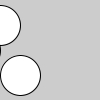
Frame 1 (no input)
Frame 60 (the mouse pressed at the canvas centre just before this capture): identical to frame 1, image omitted
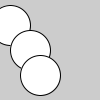
Frame 120 (the mouse held since frame 60 and released just before this capture)

The Processing sketch that drew these frames (run headless with seeded random() and noise(); from frame 60 on, the mouse is pressed at the canvas centre):

// Processing sketch: sketch_20_08
// ── sketch_20_08.pde
void setup(){
  size(100,100);
}

void draw(){
  background(204);
  float x1 = map(mouseX, 0, width, 0, 20);
  float x2 = map(mouseX, 0, width, -20, 80);
  float x3 = map(mouseX, 0, width, 20, 60);
  ellipse(x1, 25, 40, 40);
  ellipse(x2, 50, 40, 40);
  ellipse(x3, 75, 40, 40);
}
